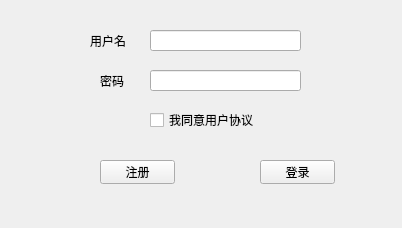
<?xml version="1.0" encoding="UTF-8"?>
<ui version="4.0">
 <class>Form</class>
 <widget class="QWidget" name="Form">
  <property name="geometry">
   <rect>
    <x>0</x>
    <y>0</y>
    <width>402</width>
    <height>228</height>
   </rect>
  </property>
  <property name="cursor">
   <cursorShape>ArrowCursor</cursorShape>
  </property>
  <property name="windowTitle">
   <string>login</string>
  </property>
  <widget class="QLabel" name="label">
   <property name="geometry">
    <rect>
     <x>90</x>
     <y>20</y>
     <width>71</width>
     <height>41</height>
    </rect>
   </property>
   <property name="text">
    <string>用户名</string>
   </property>
  </widget>
  <widget class="QLabel" name="label_2">
   <property name="geometry">
    <rect>
     <x>80</x>
     <y>130</y>
     <width>54</width>
     <height>16</height>
    </rect>
   </property>
   <property name="text">
    <string/>
   </property>
  </widget>
  <widget class="QLabel" name="label_3">
   <property name="geometry">
    <rect>
     <x>100</x>
     <y>60</y>
     <width>91</width>
     <height>41</height>
    </rect>
   </property>
   <property name="text">
    <string>密码</string>
   </property>
  </widget>
  <widget class="QLineEdit" name="lineEdit">
   <property name="geometry">
    <rect>
     <x>150</x>
     <y>30</y>
     <width>151</width>
     <height>21</height>
    </rect>
   </property>
  </widget>
  <widget class="QLineEdit" name="lineEdit_2">
   <property name="geometry">
    <rect>
     <x>150</x>
     <y>70</y>
     <width>151</width>
     <height>21</height>
    </rect>
   </property>
  </widget>
  <widget class="QCheckBox" name="checkBox">
   <property name="geometry">
    <rect>
     <x>150</x>
     <y>110</y>
     <width>131</width>
     <height>20</height>
    </rect>
   </property>
   <property name="text">
    <string>我同意用户协议</string>
   </property>
  </widget>
  <widget class="QPushButton" name="pushButton">
   <property name="geometry">
    <rect>
     <x>260</x>
     <y>160</y>
     <width>75</width>
     <height>24</height>
    </rect>
   </property>
   <property name="text">
    <string>登录</string>
   </property>
  </widget>
  <widget class="QPushButton" name="pushButton_2">
   <property name="geometry">
    <rect>
     <x>100</x>
     <y>160</y>
     <width>75</width>
     <height>24</height>
    </rect>
   </property>
   <property name="text">
    <string>注册</string>
   </property>
  </widget>
 </widget>
 <resources/>
 <connections>
  <connection>
   <sender>pushButton</sender>
   <signal>clicked()</signal>
   <receiver>Form</receiver>
   <slot>login()</slot>
   <hints>
    <hint type="sourcelabel">
     <x>297</x>
     <y>171</y>
    </hint>
    <hint type="destinationlabel">
     <x>545</x>
     <y>123</y>
    </hint>
   </hints>
  </connection>
  <connection>
   <sender>pushButton_2</sender>
   <signal>clicked()</signal>
   <receiver>Form</receiver>
   <slot>enroll()</slot>
   <hints>
    <hint type="sourcelabel">
     <x>135</x>
     <y>171</y>
    </hint>
    <hint type="destinationlabel">
     <x>155</x>
     <y>345</y>
    </hint>
   </hints>
  </connection>
 </connections>
 <slots>
  <slot>login()</slot>
  <slot>enroll()</slot>
 </slots>
</ui>
